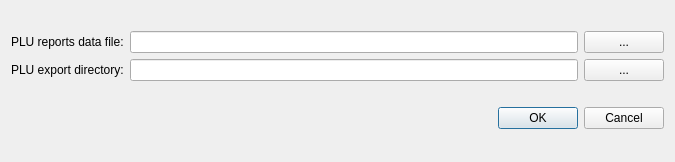
<?xml version="1.0" encoding="UTF-8"?>
<ui version="4.0">
 <class>DialogECRSettings</class>
 <widget class="QDialog" name="DialogECRSettings">
  <property name="geometry">
   <rect>
    <x>0</x>
    <y>0</y>
    <width>675</width>
    <height>162</height>
   </rect>
  </property>
  <property name="windowTitle">
   <string>ECR settings</string>
  </property>
  <layout class="QGridLayout" name="gridLayout">
   <item row="0" column="0">
    <layout class="QGridLayout" name="gridLayout_2">
     <item row="2" column="0">
      <widget class="QLabel" name="pLUExportDirectoryLabel">
       <property name="text">
        <string>PLU export directory:</string>
       </property>
      </widget>
     </item>
     <item row="2" column="1">
      <widget class="QLineEdit" name="pLUExportDirectoryLineEdit"/>
     </item>
     <item row="0" column="0">
      <widget class="QLabel" name="pLUReportsDirectoryLabel">
       <property name="text">
        <string>PLU reports data file:</string>
       </property>
      </widget>
     </item>
     <item row="0" column="1">
      <widget class="QLineEdit" name="pLUReportsDirectoryLineEdit"/>
     </item>
     <item row="0" column="2">
      <widget class="QPushButton" name="pushButtonBrowseImport">
       <property name="text">
        <string>...</string>
       </property>
      </widget>
     </item>
     <item row="2" column="2">
      <widget class="QPushButton" name="pushButtonBrowseExport">
       <property name="text">
        <string>...</string>
       </property>
      </widget>
     </item>
    </layout>
   </item>
   <item row="1" column="0">
    <widget class="QDialogButtonBox" name="buttonBox">
     <property name="orientation">
      <enum>Qt::Horizontal</enum>
     </property>
     <property name="standardButtons">
      <set>QDialogButtonBox::Cancel|QDialogButtonBox::Ok</set>
     </property>
    </widget>
   </item>
  </layout>
 </widget>
 <resources/>
 <connections>
  <connection>
   <sender>buttonBox</sender>
   <signal>accepted()</signal>
   <receiver>DialogECRSettings</receiver>
   <slot>accept()</slot>
   <hints>
    <hint type="sourcelabel">
     <x>248</x>
     <y>254</y>
    </hint>
    <hint type="destinationlabel">
     <x>157</x>
     <y>274</y>
    </hint>
   </hints>
  </connection>
  <connection>
   <sender>buttonBox</sender>
   <signal>rejected()</signal>
   <receiver>DialogECRSettings</receiver>
   <slot>reject()</slot>
   <hints>
    <hint type="sourcelabel">
     <x>316</x>
     <y>260</y>
    </hint>
    <hint type="destinationlabel">
     <x>286</x>
     <y>274</y>
    </hint>
   </hints>
  </connection>
 </connections>
</ui>
